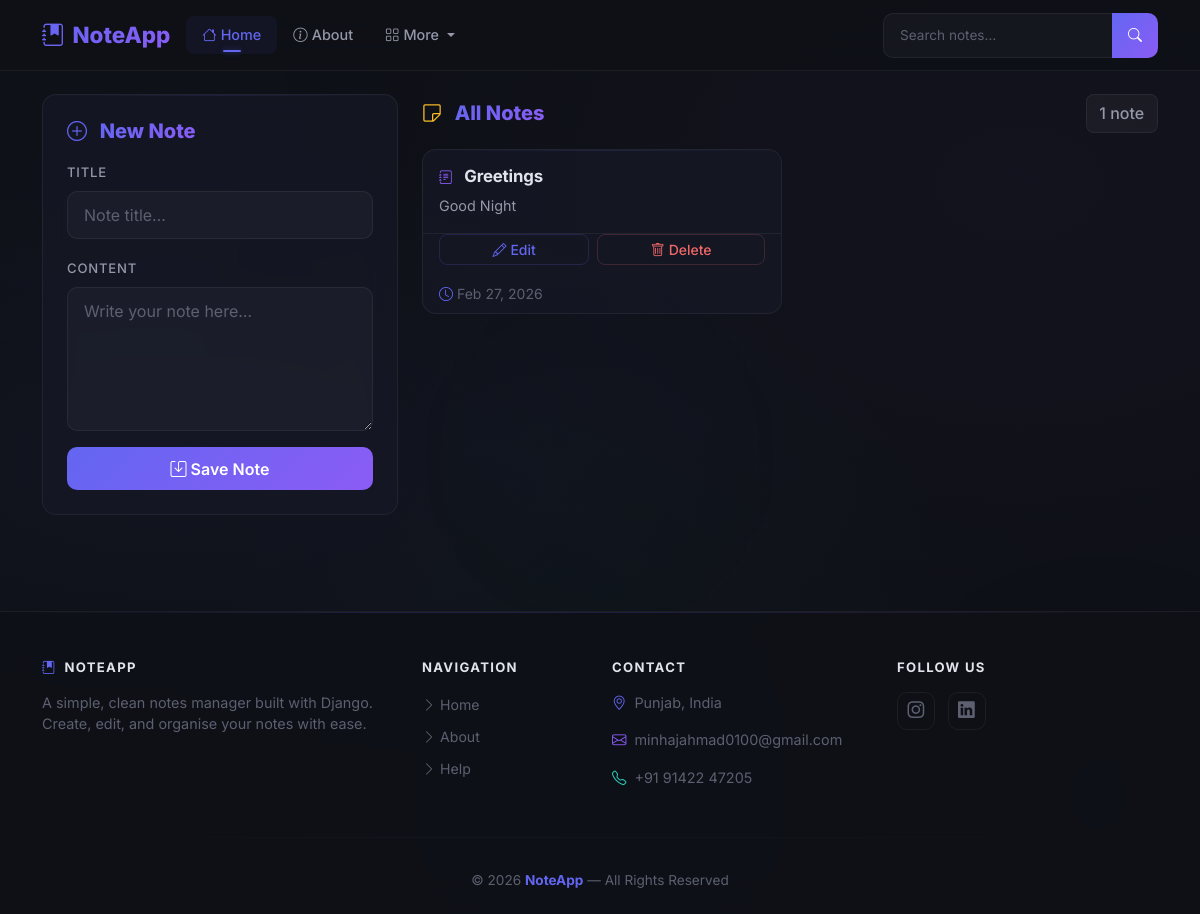
The app's page /, older data.
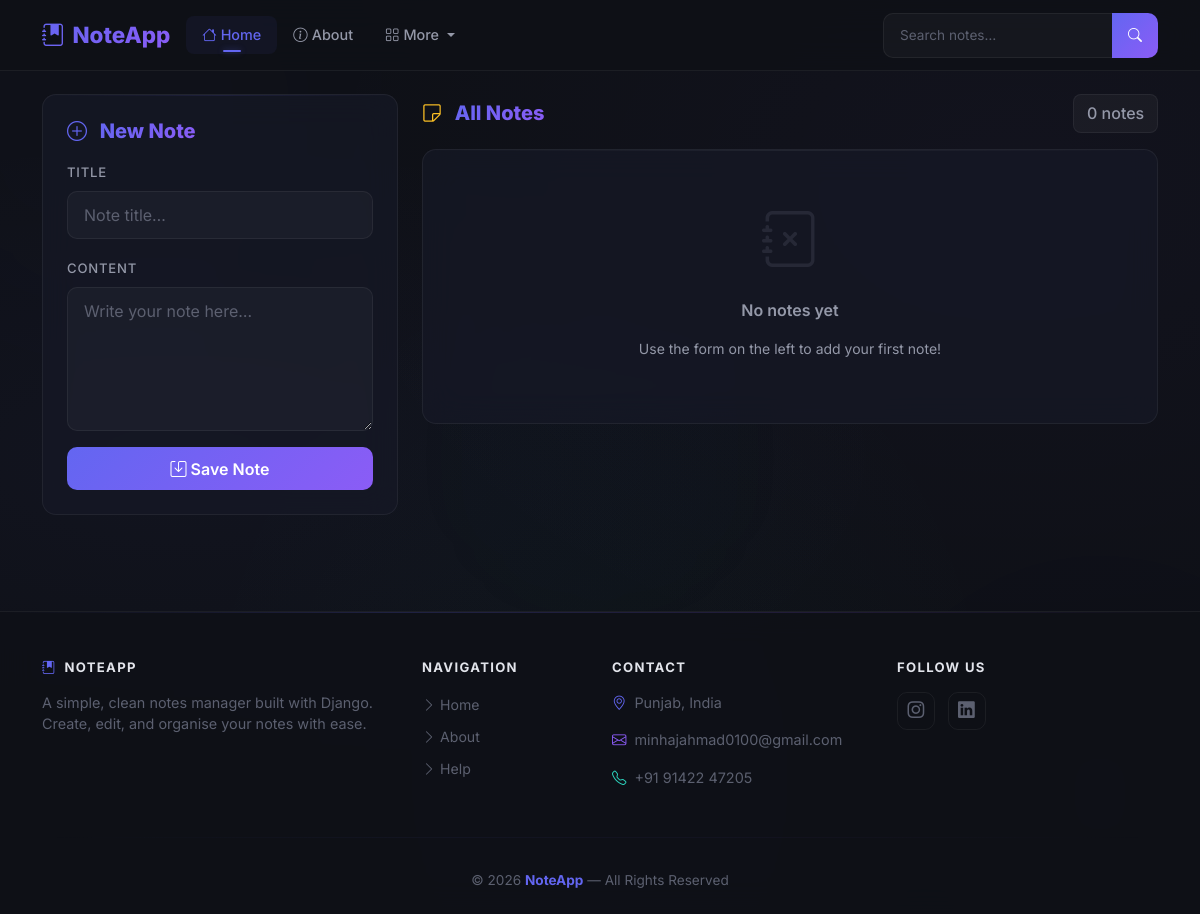
The same page, newer data.
### notes/models.py (models this page shows, shortened)
class Note(models.Model):
    title = models.CharField(max_length=200)
    content = models.TextField()
    created_at = models.DateTimeField(auto_now_add=True)
    updated_at = models.DateTimeField(auto_now=True)
    class Meta:
        ordering = ['-created_at']

### notes/views.py (the view)
# urls.py: path('', views.home, name='home'),
def home(request):
    query = request.GET.get('q', '')
    notes = Note.objects.all()
    if query:
        notes = notes.filter(title__icontains=query) | notes.filter(content__icontains=query)
    return render(request, 'notes/home.html', {'notes': notes, 'query': query})

### notes/templates/notes/home.html (shortened to what this page needs)
{% extends 'base.html' %}
{% block content %}
<div class="row">
  <div class="col-lg-4 mb-4">
    <div class="form-card p-4 animate-slide-in-left">
      <h5 class="mb-3 fw-bold">
        <i class="bi bi-plus-circle me-2" style="color: var(--accent-blue);"></i>
        <span class="section-title">New Note</span>
      </h5>
      <form method="POST" action="{% url 'create_note' %}">
        <div class="mb-3">
          <label for="title" class="form-label">Title</label>
          <input type="text"
                 id="title"
                 name="title"
                 class="form-control"
                 placeholder="Note title…"
                 required>
        </div>
        <div class="mb-3">
          <label for="content" class="form-label">Content</label>
          <textarea id="content"
                    name="content"
                    rows="5"
                    class="form-control"
                    placeholder="Write your note here…"
                    required></textarea>
        </div>
        <button type="submit" class="btn btn-primary w-100">
          <i class="bi bi-save me-1"></i>Save Note
        </button>
      </form>
    </div>
  </div>
  <div class="col-lg-8">
    <div class="d-flex align-items-center justify-content-between mb-3 animate-fade-in-up">
      <h5 class="fw-bold mb-0">
        <i class="bi bi-sticky me-2" style="color: var(--accent-amber);"></i>
        {% if query %}
          Results for "<em style="color: var(--accent-blue);">{{ query }}</em>"
        {% else %}
          <span class="section-title">All Notes</span>
        {% endif %}
      </h5>
      <span class="badge-glass">{{ notes.count }} note{{ notes.count|pluralize }}</span>
    </div>
    {% if notes %}
      <div class="row row-cols-1 row-cols-md-2 g-3">
        {% for note in notes %}
        <div class="col note-card-3d animate-fade-in-up delay-{{ forloop.counter }}">
          <div class="note-card-inner h-100">
            <div class="card-body p-3">
              <h6 class="card-title">
                <i class="bi bi-journal-text me-2" style="color: var(--accent-violet); font-size: 0.85rem;"></i>
                {{ note.title }}
              </h6>
              <p class="card-text mt-2">{{ note.content|truncatechars:120 }}</p>
            </div>
            <div class="card-footer d-flex gap-2 pb-3 px-3">
              <a href="{% url 'edit_note' note.pk %}"
                 class="btn btn-outline-primary btn-sm flex-fill">
                <i class="bi bi-pencil me-1"></i>Edit
              </a>
              <button type="button"
                      class="btn btn-outline-danger btn-sm flex-fill"
                      data-bs-toggle="modal"
                      data-bs-target="#deleteModal{{ note.pk }}">
                <i class="bi bi-trash me-1"></i>Delete
              </button>
            </div>
            <div class="px-3 pb-2">
              <small>
                <i class="bi bi-clock me-1" style="color: var(--accent-blue);"></i>{{ note.created_at|date:"M d, Y" }}
              </small>
            </div>
          </div>
        </div>
        {% endfor %}
      </div>
    {% else %}
      <div class="empty-state glass-card p-5 animate-fade-in-scale">
        <i class="bi bi-journal-x d-block"></i>
        {% if query %}
          <p class="fw-semibold mt-3">No notes found for "{{ query }}"</p>
          <a href="{% url 'home' %}" class="btn btn-outline-secondary btn-sm mt-2">Clear search</a>
        {% else %}
          <p class="fw-semibold mt-3" style="color: var(--text-secondary);">No notes yet</p>
          <p class="small">Use the form on the left to add your first note!</p>
        {% endif %}
      </div>
    {% endif %}
  </div>
</div>
{% endblock %}

Row changes from the older to the newer data that the page shows:
removed Note: title "Greetings", content "Good Night", created_at "Feb 27, 2026"
Text that changed along with them:
{{ notes.count }}: "1" → "0"
text now shown: "No notes yet Use the form on the left to add your first note!"
